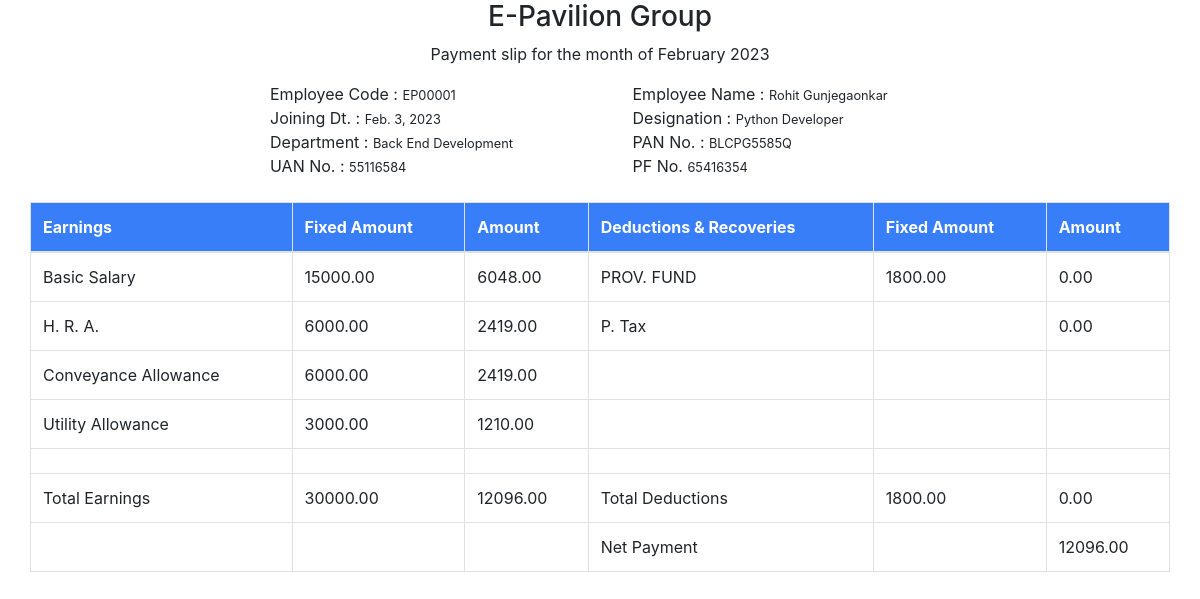
Before: /accounts/self-salary/2/ with the older database file.
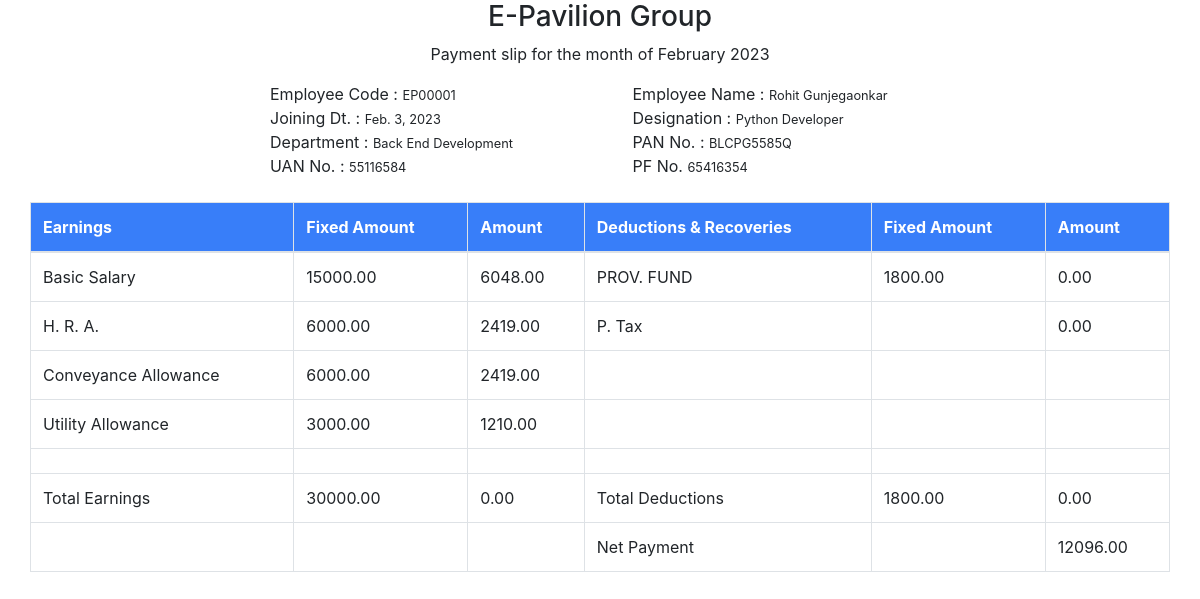
After: the same page with the newer database file.
### payroll/models.py (models this page shows, shortened)
class Salary(models.Model):
    emp_user = models.ForeignKey(User,on_delete=models.CASCADE,related_name='salary_users')
    month = models.ForeignKey(Month,on_delete=models.CASCADE,related_name='salary_months')
    current_month_ctc = models.DecimalField(max_digits=8, decimal_places=2, default=0)
    basic_salary = models.DecimalField(max_digits=8, decimal_places=2, default=0)
    house_rent_allowance = models.DecimalField(max_digits=8, decimal_places=2, default=0)
    conveyance_allowance = models.DecimalField(max_digits=8, decimal_places=2, default=0)
    utility_allowance = models.DecimalField(max_digits=8, decimal_places=2, default=0)
    bonus = models.DecimalField(max_digits=8, decimal_places=2, default=0)
    pf_employer = models.DecimalField(max_digits=8, decimal_places=2, default=0)
    pf_employee = models.DecimalField(max_digits=8, decimal_places=2, default=0)
    profession_tax = models.DecimalField(max_digits=8, decimal_places=2, default=0)
    epf_employer = models.DecimalField(max_digits=8, decimal_places=2, default=0)
    eps_employer = models.DecimalField(max_digits=8,decimal_places=2, default=0)
    ot_pay = models.DecimalField(max_digits=8, decimal_places=2, default=0)
    gross_salary = models.DecimalField(max_digits=8, decimal_places=2, default=0)
    deductions = models.DecimalField(max_digits=8, decimal_places=2, default=0)
    net_salary = models.DecimalField(max_digits=8, decimal_places=2, default=0)

### account/account_views/self_services/self_salary.py (the view)
# urls.py: path("self-salary/<int:pk>/", SalarySlip.as_view(), name="salary_slip"),
class SalarySlip(View):
    def get (self, request, pk):
        month_attendance_counter(user_id= request.user.id, month_name = 0)
        salary_slip(user_id = request.user.id , month_name = 0)
        salary_details = Salary.objects.get(id = pk)
        emp_id = salary_details.emp_user_id
        basic_details = UserBasicDetails.objects.get(emp_user_id=emp_id)
        additional_details = UserAdditionalDetail.objects.get(emp_user_id=emp_id)
        user_sal = Decimal(basic_details.salary)
        month_format = salary_details.month.month_name[0:-4] + ' ' + salary_details.month.month_name[-4:]
        gross_sal = round((user_sal/Decimal(1.12)), 2)
        if gross_sal<=15000:
            gross_sal = gross_sal
        else:
            gross_sal = user_sal - 1800
        if basic_details.is_salaried == False:
            gross_sal = user_sal
        basic = round((Decimal(0.50) * user_sal), 2)
        hra = round((Decimal(0.20) * user_sal), 2)
        conveyance = round((Decimal(0.20) * user_sal), 2)
        utility = round((Decimal(0.10) * user_sal), 2)
        if gross_sal>=15000:
            pf_employee_1 = round (Decimal(1800), 2)
        else:
            pf_employee_1 = round((gross_sal * Decimal(0.12)), 2)
        data = {
            "salary_details": salary_details,
            "basic_details" : basic_details,
            "additional_details": additional_details,
            'basic_salary1': basic,
            'hra1': hra,
            'conveyance_allowance1': conveyance,
            'utility_allowance1': utility,
            'gross1': gross_sal,
            'pf_employee1': pf_employee_1,
            'current_month': month_format
              }
        return render(request, "account/self_services/salary_slip.html", data)

### account/account_views/dependencies/basic_functions.py (called while the page is built, shortened)
def month_attendance_counter (user_id, month_name = 0):
    if User.objects.filter(id=user_id).exists() == False:
        return None

def salary_slip (user_id, month_name = 0):
    if User.objects.filter(id=user_id).exists() == False:
        return None

### templates/account/self_services/salary_slip.html (shortened to what the changed rows need)
<!DOCTYPE html>
<html>
<head>
</head>
<link rel="stylesheet" href="https://cdn.jsdelivr.net/npm/bootstrap@4.3.1/dist/css/bootstrap.min.css">
<body>
  <div class="container mt-3 mb-5">
    <div class="row">
        <div class="col-md-12">
            <div class="row " >
                <div class="col-md-10" style="padding-left:15rem;">
                    <div class="row">
                        <div class="col-md-6">
                            <div> <span class="fw-bolder">Employee Code :</span> <small class="ms-3">{{salary_details.emp_user.username}}</small> </div>
                        </div>
                        <div class="col-md-6">
                            <div> <span class="fw-bolder">Employee Name :</span> <small class="ms-3">{{salary_details.emp_user.first_name}} {{salary_details.emp_user.last_name}}</small> </div>
                        </div>
                    </div>
                </div>
<table class="mt-4 table table-bordered">
  <thead class="text-white" style="background:#387EF9;">
  <tr>
    <th>Earnings</th>
    <th>Fixed Amount</th>
    <th>Amount</th>
    <th>Deductions & Recoveries</th>
    <th>Fixed Amount</th>
    <th>Amount</th>
  </tr>
  </thead>
  <tr>
    <td>Basic Salary</td>
    <td>{{basic_salary1}}</td>
    <td>{{salary_details.basic_salary}}</td>
    <td>PROV. FUND</td>
    <td>{{pf_employee1}}</td>
    <td>{{salary_details.pf_employee}}</td>
  </tr>
  <tr>
    <td>H. R. A.</td>
    <td>{{hra1}}</td>
    <td>{{salary_details.house_rent_allowance}}</td>
    <td>P. Tax</td>
    <td>      </td>
    <td>{{salary_details.profession_tax}}</td>
  </tr>
  <tr>
    <td>Conveyance Allowance</td>
    <td>{{conveyance_allowance1}}</td>
    <td>{{salary_details.conveyance_allowance}}</td>
    <td>    </td>
    <td>    </td>
    <td>    </td>
  </tr>
  <tr>
    <td>Utility Allowance</td>
    <td>{{utility_allowance1}}</td>
    <td>{{salary_details.utility_allowance}}</td>
    <td>    </td>
    <td>    </td>
    <td>    </td>
  </tr>
  <tr>
    <td>Total Earnings</td>
    <td>{{gross1}}</td>
    <td>{{salary_details.gross_salary}}</td>
    <td>Total Deductions</td>
    <td>{{pf_employee1}}</td>
    <td>{{salary_details.deductions}}</td>
  </tr>
  <tr>
    <td>     </td>
    <td>     </td>
    <td>     </td>
    <td>Net Payment</td>
    <td>     </td>
    <td>{{salary_details.net_salary}}</td>
  </tr>
</table>
</body>
</html>

Changed rows visible on the page:
changed Salary "EP00001": gross_salary "12096.00" → "0.00"
